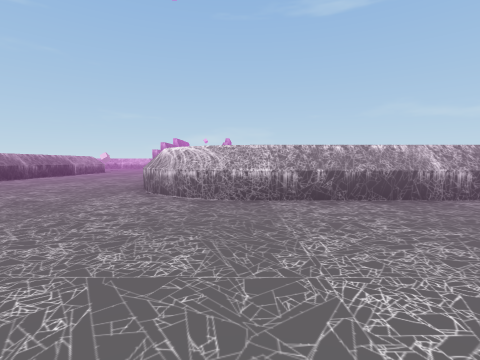
view 1 (above)

24 first-person views from a walk through a Unity game level. The camera is 0.68 m above the floor, tilts 4° down and sees 85° across. The floor is counted in squares, 1 m on a side. Each view is taken from the middle of a square. On the plan, view 1 faces up. The plan holds only what a view shows up to about 9 squares ahead; the rest is blank. The place goes on beyond the plan. The player is left out. Some surface patterns are stand-ins.

view 2
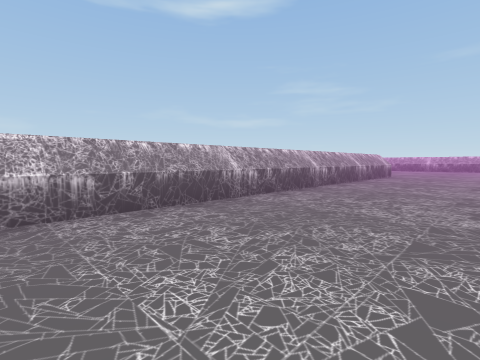

view 3
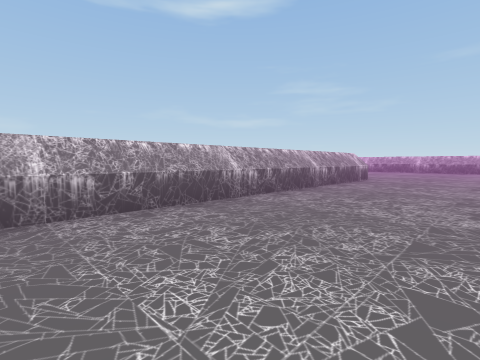

view 4
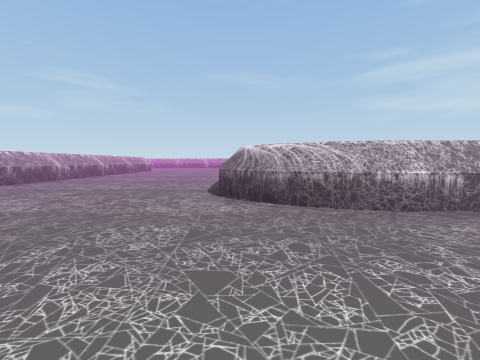

view 5
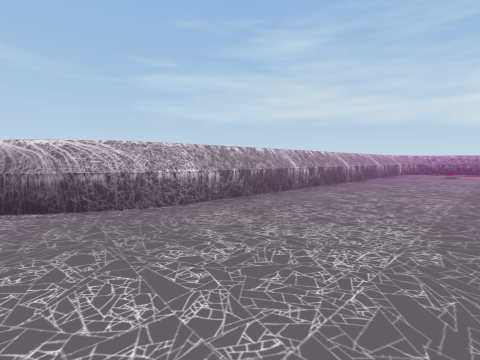

view 6
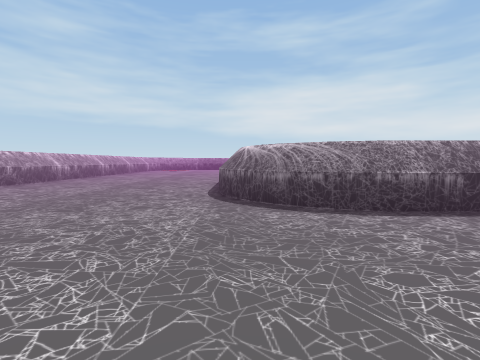

view 7
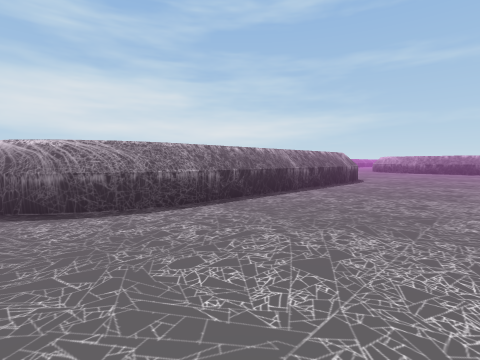

view 8
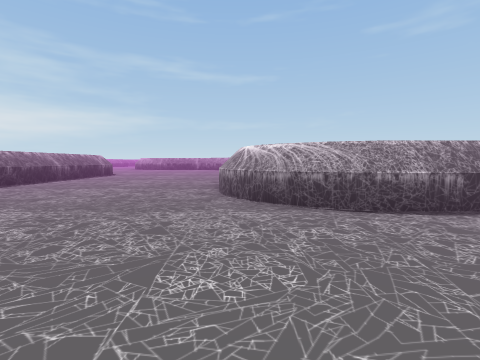

view 9
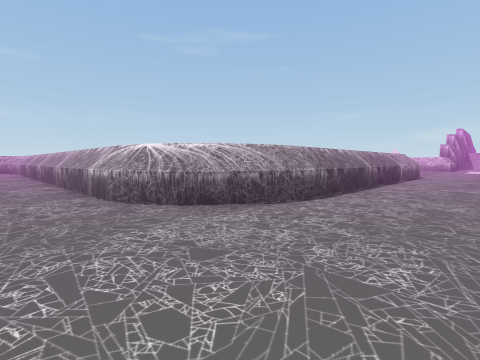

view 10
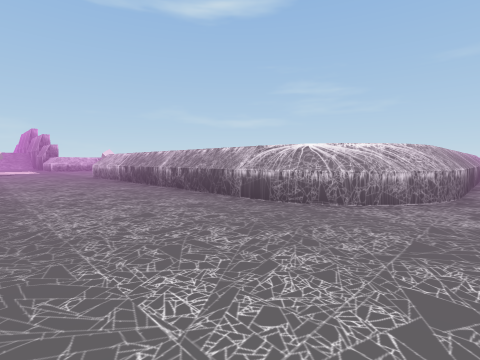

view 11
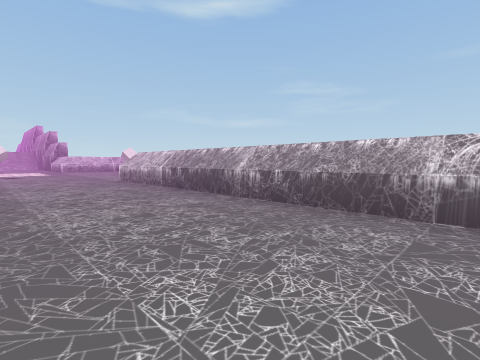

view 12
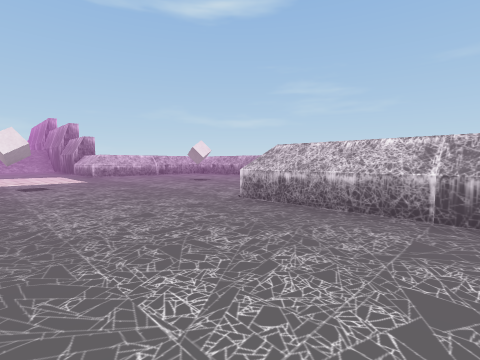

view 13
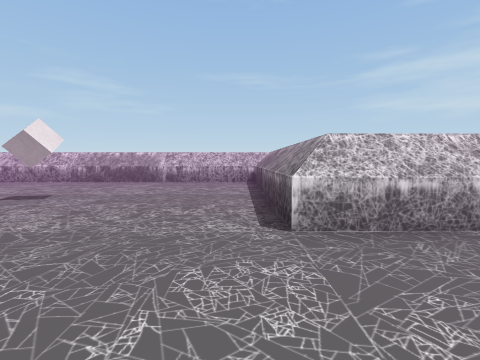

view 14
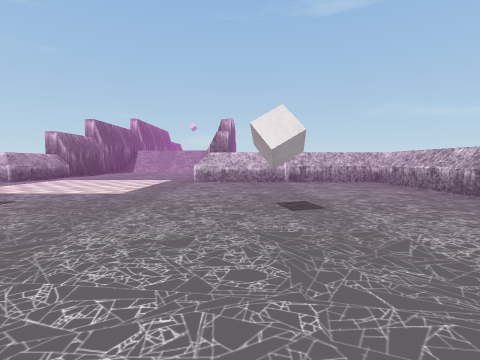

view 15
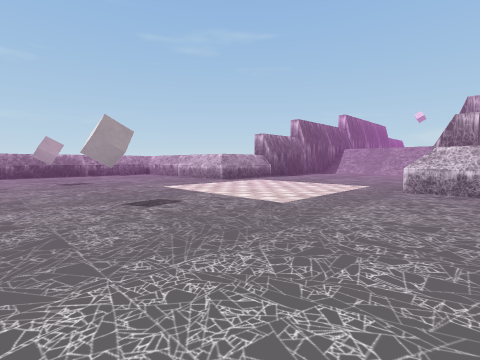

view 16
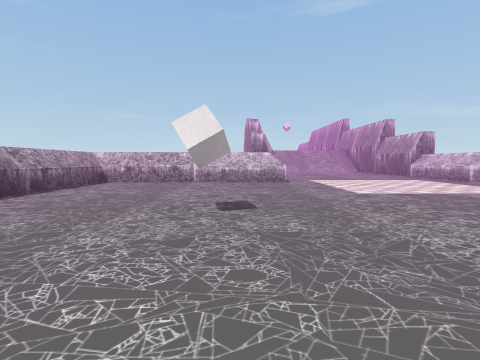

view 17
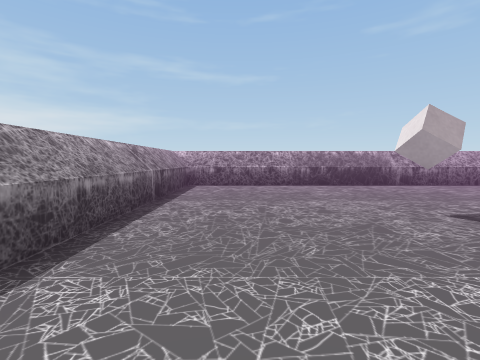

view 18
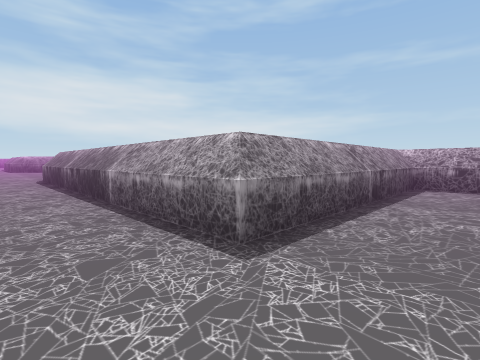

view 19
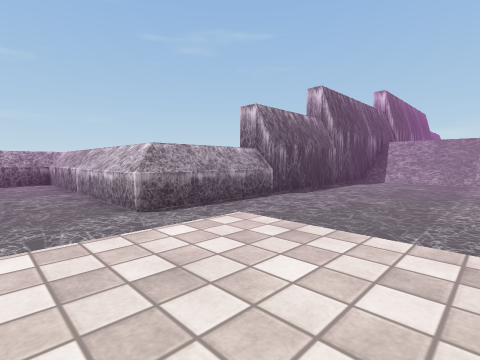

view 20
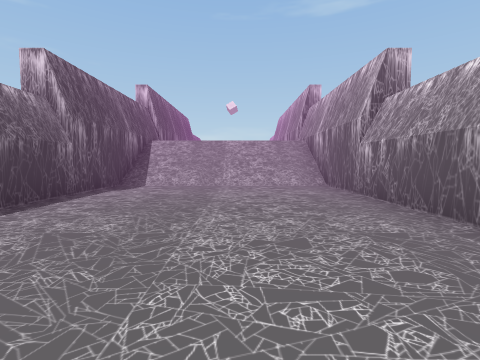

view 21
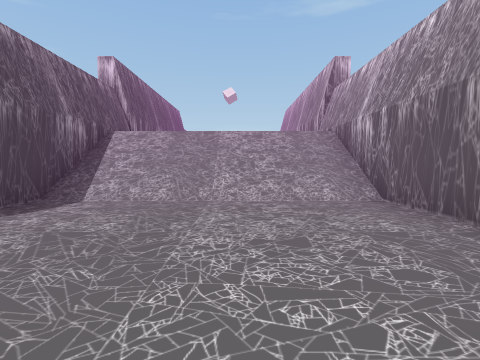

view 22
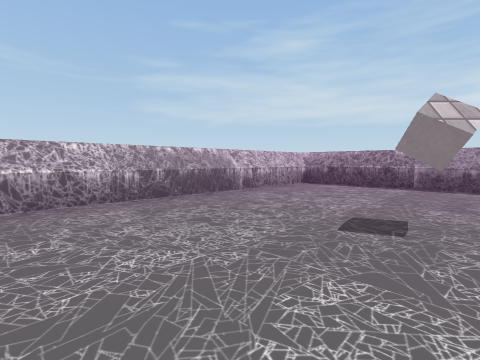

view 23
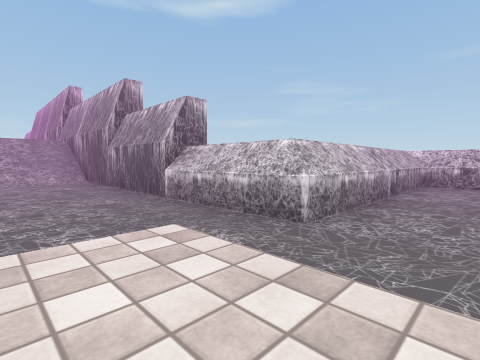

view 24
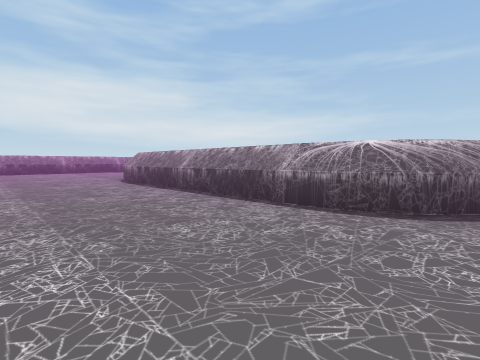

### Floor plan
Key: @ floor where view 1 was taken; # wall or solid block; . floor; / step, stairs or slope; ^ raised ledge; v drop or lower ground; C cube; O other object.
Columns run from 18 left of view 1 to 13 right of it. Each row starts with its distance up from view 1.
 38          #      #
 37          #      #
 36          #vvvvvv#
 35          #//////#
 34          #//////#
 33          #......#
 32          #......#
 31          #......#
 30          #......#
 29          #......#
 28          #......#
 27          #......#
 26    ######^......^######
 25    #..................#
 24    #..................#
 23    #..................#
 22    #..................#
 21    #...C....C....C....#
 20    #..................#
 19    #..................#
 18    #..................#
 17    #..................#
 16    ######^......^######
 15          #......#
 14          #......#
 13          #......#
 12          #......#
 11          #......#
 10          #......#
  9          #......#
  8          #......#
  7          O......O
  6         OO......OO
  5  ######OO........OO############
  4  ..............................
  3    ..........  .................
  2 ...........     ................
  1 ...........    ................
  0 ............  ....@...
 -1 ......................
 -2 O######OO........OO
 -3 O       OO......OO
 -4          O......O
 -5          #......#
 -6          #......#
 -7          #......#
 -8          #......#
 -9          #......#
-10          #......#
-11          O......#
-12            ....

Positions as (right, up) in squares from view 1, and headings:
1: (0, 0), facing up
2: (0, 1), facing up-right
3: (3, 1), facing up-right
4: (-6, -2), facing right
5: (-6, -2), facing down-right
6: (-9, 2), facing down
7: (-9, 2), facing down-left
8: (-5, 5), facing left
9: (-6, 3), facing up-left
10: (-6, 4), facing up-right
11: (-6, 7), facing up-right
12: (-6, 13), facing up-right
13: (-5, 17), facing right
14: (-1, 17), facing up
15: (-1, 19), facing up-left
16: (-10, 17), facing up
17: (-7, 18), facing left
18: (-7, 18), facing down-left
19: (-5, 24), facing up-left
20: (-5, 26), facing up
21: (-5, 29), facing up
22: (-1, 24), facing down-right
23: (-5, 24), facing up-right
24: (-5, -2), facing down-left
